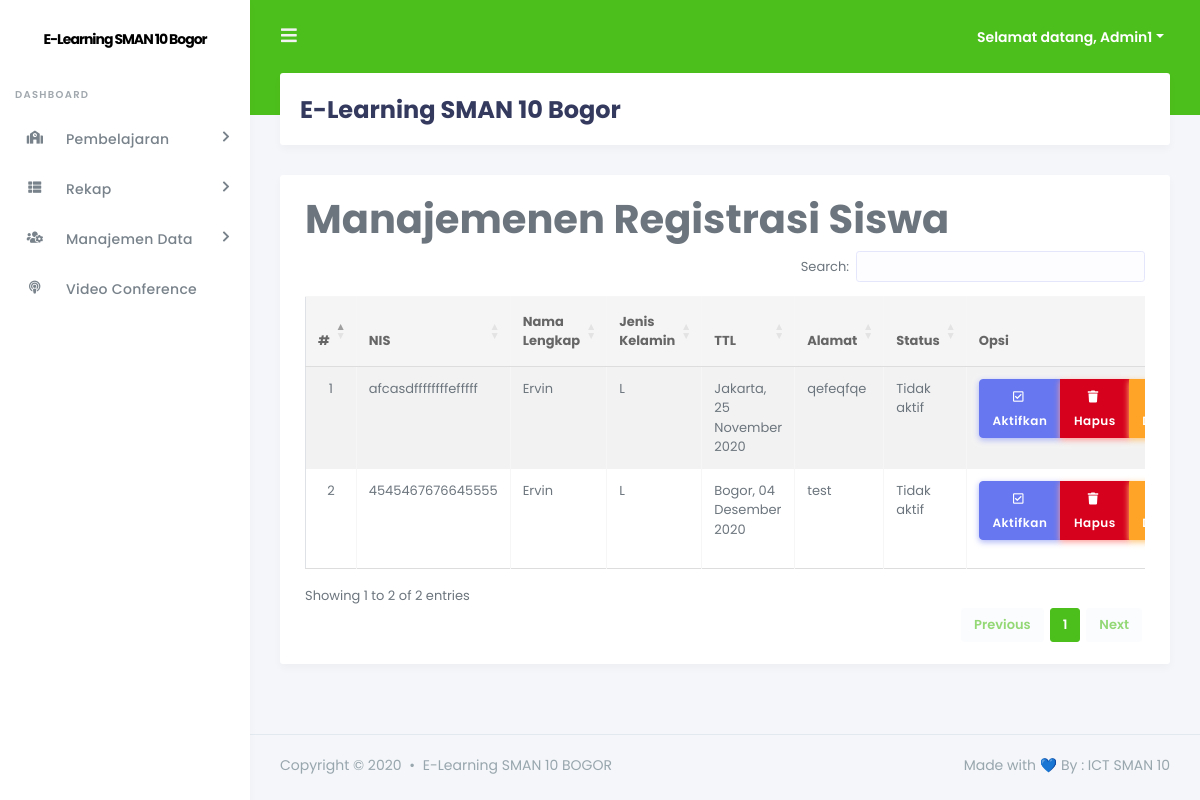
/admin/index.php?page=siswaregistrasi (signed in), run on the app's committed database.
### tables this page shows
CREATE TABLE `tb_siswa` (
  `id_siswa` int(11) NOT NULL,
  `nis` varchar(20) NOT NULL,
  `nama_lengkap` varchar(50) NOT NULL,
  `tempat_lahir` varchar(20) NOT NULL,
  `tgl_lahir` date NOT NULL,
  `jenis_kelamin` enum('L','P') NOT NULL,
  `agama` varchar(20) NOT NULL,
  `alamat` text NOT NULL,
  `id_kelas` varchar(5) NOT NULL,
  `thn_masuk` int(5) NOT NULL,
  `foto` varchar(100) NOT NULL,
  `username` varchar(40) NOT NULL,
  `password` varchar(40) NOT NULL,
  `pass` varchar(40) NOT NULL,
  `status` enum('aktif','tidak aktif') NOT NULL
);

### +koneksi.php (called while the page is built, shortened)
<?php
function tgl_indo($tgl) {
	$tanggal = substr($tgl,8,2);
	$bulan = getBulan(substr($tgl,5,2));
	$tahun = substr($tgl,0,4);
	return $tanggal.' '.$bulan.' '.$tahun;
}
function getBulan($bln){
	switch ($bln){
		case 11:
			return "November";
			break;
		case 12:
			return "Desember";
			break;
	}
}
?>

### admin/inc/siswaregistrasi.php (the view, shortened to what this page needs)
<?php
$no = 1;
$id = @$_GET['id'];
if (@$_SESSION['admin']) {
    if (@$_GET['action'] == '') { ?>
    <div class="row">
        <div class="col-md-12">
            <h1 class="page-header">Manajemenen Registrasi Siswa</h1>
        </div>
    </div>
    <div class="row">
        <div class="col-md-12">
            <div class="panel panel-default">
                <div class="panel-body">
                	<div class="table-responsive">
                        <table class="table table-striped table-bordered table-hover" id="registrasisiswa">
                            <thead>
                                <tr>
                                    <th>#</th>
                                    <th>NIS</th>
                                    <th>Nama Lengkap</th>
                                    <th>Jenis Kelamin</th>
                                    <th>TTL</th>
                                    <th>Alamat</th>
                                    <th>Status</th>
                                    <th>Opsi</th>
                                </tr>
                            </thead>
                            <tbody>
                            <?php
                            $sql_siswa = mysqli_query($db, "SELECT * FROM tb_siswa WHERE status = 'tidak aktif'") or die($db->error);
                            if (mysqli_num_rows($sql_siswa) > 0) {
                                while ($data_siswa = mysqli_fetch_array($sql_siswa)) { ?>
    	                            <tr>
    	                                <td align="center"><?php echo $no++; ?></td>
    	                                <td><?php echo $data_siswa['nis']; ?></td>
    	                                <td><?php echo $data_siswa['nama_lengkap']; ?></td>
    	                                <td><?php echo $data_siswa['jenis_kelamin']; ?></td>
    	                                <td><?php echo $data_siswa['tempat_lahir'].", ".tgl_indo($data_siswa['tgl_lahir']); ?></td>
    	                                <td><?php echo $data_siswa['alamat']; ?></td>
    	                                <td><?php echo ucfirst($data_siswa['status']); ?></td>
    	                                <td align="center" width="200px">
                                        <div class="btn-group mb-3" role="group" aria-label="Basic example">
    	                                    <a href="?page=siswaregistrasi&action=aktifkan&id=<?php echo $data_siswa['id_siswa']; ?>" class="btn btn-icon icon-left btn-primary"><i class="far fa-check-square"></i>Aktifkan</a>
                                            <a onclick="return confirm('Yakin akan menghapus data ?');" href="?page=siswaregistrasi&action=hapus&id=<?php echo $data_siswa['id_siswa']; ?>" class="btn btn-icon icon-left btn-danger"><i class="fas fa-trash"></i>Hapus</a>
                                             <a href="?page=siswa&action=detail&IDsiswa=<?php echo $data_siswa['id_siswa']; ?>" class="btn btn-icon icon-left btn-warning"><i class="fas fa-search-plus"></i>Detail</a>
                                             </div>
                                      </td>
    	                            </tr>
    	                        <?php
                                }
                            } else { ?>
    							<tr>
                                    <td colspan="8" align="center">Data tidak ditemukan</td>
    							</tr>
    		                	<?php
                            } ?>
                            </tbody>
                        </table>
                    </div>
                </div>
            </div>
    	</div>
    </div>
    <?php
    } elseif (@$_GET['action'] == 'aktifkan') {
        mysqli_query($db, "UPDATE tb_siswa SET status = 'aktif' WHERE id_siswa = '$id'") or die($db->error);
        echo "<script>window.location='?page=siswaregistrasi';</script>";
    } elseif (@$_GET['action'] == 'hapus') {
        mysqli_query($db, "DELETE FROM tb_siswa WHERE id_siswa = '$id'") or die($db->error);
        echo "<script>window.location='?page=siswaregistrasi';</script>";
    }
} ?>

### admin/index.php (shortened to what this page needs)
<?php
include "../+koneksi.php";
if (@$_SESSION['admin'] || @$_SESSION['pengajar']) {
    ?>
<!DOCTYPE html>
<html>
<head>
    <link rel="stylesheet" href="https://stackpath.bootstrapcdn.com/bootstrap/4.4.1/css/bootstrap.min.css">
    <link rel="stylesheet" href="https://use.fontawesome.com/releases/v5.7.2/css/all.css">
    <link href="http://cdnjs.cloudflare.com/ajax/libs/summernote/0.8.9/summernote.css" rel="stylesheet">
    <link rel="stylesheet" type="text/css" href="https://cdn.datatables.net/1.10.22/css/dataTables.bootstrap4.min.css"/>
    <link rel="stylesheet" type="text/css" href="https://cdn.datatables.net/buttons/1.6.5/css/buttons.bootstrap4.min.css"/>
    <link rel="stylesheet" type="text/css" href="https://cdn.datatables.net/fixedcolumns/3.3.1/css/fixedColumns.bootstrap4.min.css"/>
    <link rel="stylesheet" type="text/css" href="https://cdn.datatables.net/fixedheader/3.1.7/css/fixedHeader.bootstrap4.min.css"/>
    <link rel="stylesheet" type="text/css" href="https://cdn.datatables.net/keytable/2.5.3/css/keyTable.bootstrap4.min.css"/>
    <link rel="stylesheet" type="text/css" href="https://cdn.datatables.net/responsive/2.2.6/css/responsive.bootstrap4.min.css"/>
    <link rel="stylesheet" type="text/css" href="https://cdn.datatables.net/scroller/2.0.3/css/scroller.bootstrap4.min.css"/>
    <link rel="stylesheet" type="text/css" href="https://cdn.datatables.net/searchbuilder/1.0.0/css/searchBuilder.bootstrap4.min.css"/>
    <link rel="stylesheet" type="text/css" href="https://cdn.datatables.net/searchpanes/1.2.1/css/searchPanes.bootstrap4.min.css"/>
    <link rel="stylesheet" type="text/css" href="https://cdn.datatables.net/select/1.3.1/css/select.bootstrap4.min.css"/>
    <link rel="stylesheet" href="stisla/assets/css/style.css">
    <link rel="stylesheet" href="stisla/assets/css/components.css">
</head>
<body>
  <div id="app">
    <div class="main-wrapper">
      <div class="navbar-bg"></div>
      <nav class="navbar navbar-expand-lg main-navbar">
        <form class="form-inline mr-auto">
          <ul class="navbar-nav mr-3">
            <li><a href="#" data-toggle="sidebar" class="nav-link nav-link-lg"><i class="fas fa-bars"></i></a></li>
          </ul>
        </form>
        <ul class="navbar-nav navbar-right">
          <li class="dropdown"><a href="#" data-toggle="dropdown" class="nav-link dropdown-toggle nav-link-lg nav-link-user">
            <div class="d-sm-none d-lg-inline-block">Selamat datang,
              <?php
              if (@$_SESSION['admin']) {
                  $sesi_id = @$_SESSION['admin'];
                  $level = "admin";
              } elseif (@$_SESSION['pengajar']) {
                  $sesi_id = @$_SESSION['pengajar'];
                  $level = "pengajar";
              }
    if ($level == 'admin') {
        $sql_terlogin = mysqli_query($db, "SELECT * FROM tb_admin WHERE id_admin = '$sesi_id'") or die($db->error);
    } elseif ($level == 'pengajar') {
        $sql_terlogin = mysqli_query($db, "SELECT * FROM tb_pengajar WHERE id_pengajar = '$sesi_id'") or die($db->error);
    }
    $data_terlogin = mysqli_fetch_array($sql_terlogin);
    echo ucfirst($data_terlogin['username']); ?>
              </div></a>
          </li>
        </ul>
      </nav>
      <div class="main-sidebar">
        <aside id="sidebar-wrapper">
          <div class="sidebar-brand">
            <a href="./">E-Learning SMAN 10 Bogor</a>
          </div>
          <ul class="sidebar-menu">
              <li class="menu-header">Dashboard</li>
              <?php
              if (@$_SESSION['admin']) {
                  ?>
                  <li class="nav-item dropdown">
                    <a href="#" class="nav-link has-dropdown"><i class="fas fa-school"></i><span>Pembelajaran</span></a>
              </li>
                      <li class="nav-item dropdown">
                        <a href="#" class="nav-link has-dropdown"><i class="fas fa-th-list"></i><span>Rekap</span></a>
                  </li>
                  <li class="nav-item dropdown">
                    <a href="#" class="nav-link has-dropdown"><i class="fas fa-users-cog"></i><span>Manajemen Data</span></a>
                  </li>
                      <li><a class="nav-link" href="?page=meet"><i class="fas fa-podcast"></i><span>Video Conference</span></a></li>
          <?php
              } ?>
          </ul>
        </aside>
      </div>
      <div class="main-content">
        <section class="section">
          <div class="section-header">
            <h1>E-Learning SMAN 10 Bogor</h1>
          </div>
          <div class="section-body">
            <div class="card-wrap">
            <div class="row">
              <div class="col-12">
                <div class="card">
            <div class="card-body">
                <?php
                if (@$_GET['page'] == '') {
                    include "inc/dashboard.php";
                } elseif (@$_GET['page'] == 'pengajar') {
                    include "inc/pengajar.php";
                } elseif (@$_GET['page'] == 'siswaregistrasi') {
                    include "inc/siswaregistrasi.php";
                } elseif (@$_GET['page'] == 'siswa') {
                    include "inc/siswa.php";
                } elseif (@$_GET['page'] == 'kelas') {
                    include "inc/kelas.php";
                } elseif (@$_GET['page'] == 'mapel') {
                    include "inc/mapel.php";
                } elseif (@$_GET['page'] == 'quiz') {
                    include "inc/quiz.php";
                } elseif (@$_GET['page'] == 'tugas') {
                    include "inc/tugas.php";
                } elseif (@$_GET['page'] == 'materi') {
                    include "inc/materi.php";
                } elseif (@$_GET['page'] == 'pengumuman') {
                    include "inc/pengumuman.php";
                } elseif (@$_GET['page'] == 'jurnal') {
                    include "inc/jurnal.php";
                } elseif (@$_GET['page'] == 'rekappresensisiswa') {
                    include "inc/rekappresensisiswa.php";
                } elseif (@$_GET['page'] == 'rekapjurnalpengajar') {
                    include "inc/rekapjurnalpengajar.php";
                } elseif (@$_GET['page'] == 'rekapnilaisiswa') {
                    include "inc/rekapnilaisiswa.php";
                } elseif (@$_GET['page'] == 'rekapnilaitugas') {
                    include "inc/rekapnilaitugas.php";
                } elseif (@$_GET['page'] == 'importdatapengajar') {
                    include "inc/form_import_data_pengajar.php";
                } elseif (@$_GET['page'] == 'importtugas') {
                    include "inc/form_import_tugas.php";
                } elseif (@$_GET['page'] == 'meet') {
                    include "inc/meet.php";
                } elseif (@$_GET['page'] == 'room1') {
                    include "vcon/iframe/iframe-room1.php";
                } elseif (@$_GET['page'] == 'room2') {
                    include "vcon/iframe/iframe-room2.php";
                } elseif (@$_GET['page'] == 'room3') {
                    include "vcon/iframe/iframe-room3.php";
                } elseif (@$_GET['page'] == 'room4') {
                    include "vcon/iframe/iframe-room4.php";
                } elseif (@$_GET['page'] == 'room-rapat-guru') {
                    include "vcon/room-rapat-guru.php";
                } else {
                    echo "<div class='col-xs-12'><div class='alert alert-danger'>[404] Halaman tidak ditemukan! Silahkan pilih menu yang ada!</div></div>";
                } ?>
              </div>
              </div>
            </div>
          </div>
              </div>
            </section>
          </div>
          <footer class="main-footer">
            <div class="footer-left">
              Copyright &copy; 2020 <div class="bullet"></div> E-Learning SMAN 10 BOGOR
            </div>
            <div class="footer-right">
              Made with 💙 By : ICT SMAN 10
            </div>
          </footer>
            </div>
        </div>
</body>
</html>
<?php
} else {
                    include "login.php";
                }
?>

### data on the page
tb_siswa: nis "afcasdffffffffefffff", nama_lengkap "Ervin", jenis_kelamin "L", tempat_lahir "Jakarta", tgl_lahir "25 November 2020", alamat "qefeqfqe", status "Tidak aktif"
tb_siswa: nis "4545467676645555", nama_lengkap "Ervin", jenis_kelamin "L", tempat_lahir "Bogor", tgl_lahir "04 Desember 2020", alamat "test", status "Tidak aktif"

### other printed values
$data_terlogin['username'] "Admin1"
